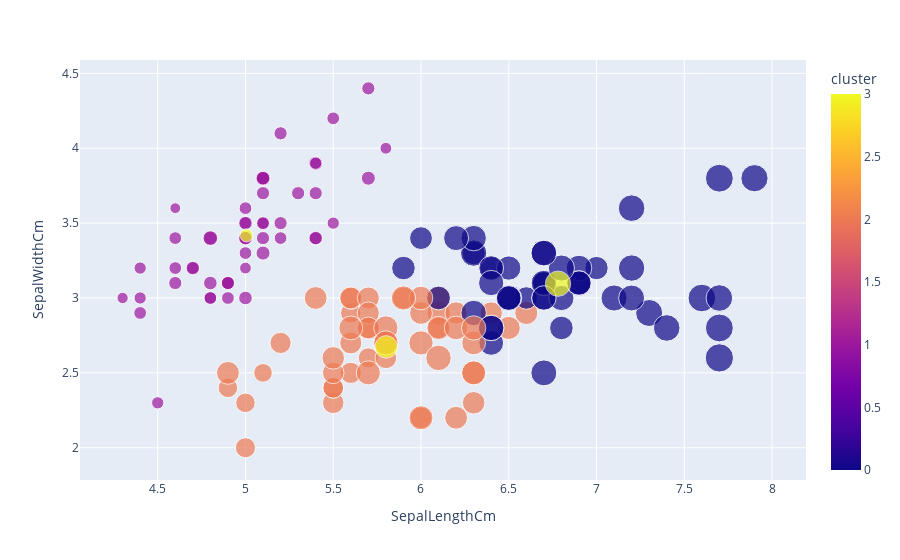

Notebook code cell kept with this figure:
### Code cell
fig = px.scatter(df, x="SepalLengthCm", y="SepalWidthCm", color="cluster",
                 size='PetalLengthCm', hover_data=['PetalWidthCm'])

fig.show()

### Figure 1 — Plotly figure (JSON) as saved in the notebook; plotly's stock layout.template omitted (floating-point values rounded to 4 significant figures; data arrays with more than 128 entries replaced by an {"elided": "..."} marker saying what was removed)
{"data": [{"customdata": {"elided": "153x1 float values"}, "hovertemplate": "SepalLengthCm=%{x}<br>SepalWidthCm=%{y}<br>PetalLengthCm=%{marker.size}<br>PetalWidthCm=%{customdata[0]}<br>cluster=%{marker.color}<extra></extra>", "legendgroup": "", "marker": {"color": {"elided": "153 int values"}, "coloraxis": "coloraxis", "size": {"elided": "153 float values"}, "sizemode": "area", "sizeref": 0.01725, "symbol": "circle"}, "mode": "markers", "name": "", "orientation": "v", "showlegend": false, "type": "scatter", "x": {"elided": "153 float values"}, "xaxis": "x", "y": {"elided": "153 float values"}, "yaxis": "y"}], "layout": {"coloraxis": {"colorbar": {"title": {"text": "cluster"}}, "colorscale": [[0, "#0d0887"], [0.1111, "#46039f"], [0.2222, "#7201a8"], [0.3333, "#9c179e"], [0.4444, "#bd3786"], [0.5556, "#d8576b"], [0.6667, "#ed7953"], [0.7778, "#fb9f3a"], [0.8889, "#fdca26"], [1, "#f0f921"]]}, "legend": {"itemsizing": "constant", "tracegroupgap": 0}, "margin": {"t": 60}, "xaxis": {"anchor": "y", "domain": [0, 1], "title": {"text": "SepalLengthCm"}}, "yaxis": {"anchor": "x", "domain": [0, 1], "title": {"text": "SepalWidthCm"}}}}
